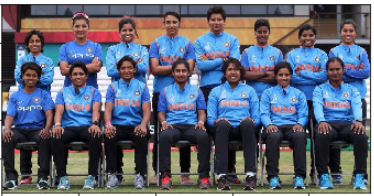
#> input picture face detection using opencv/data/group.png, 374 x 196 px, found by its file name
$ jupyter execute --allow-errors 'Face Detection Using opencv.ipynb'   (shell and % lines are left out)
#> lines starting #> are read from the running program, lines starting #| are printed output that depends on the picture
[cell 1]
import numpy as np
import cv2
import matplotlib.pyplot as plt

[cell 2]
img_raw = cv2.imread('C:/Users/User/Desktop/mandrill_colour.png')

[cell 3]
type(img_raw)

#> (a cell that did not finish here is left out)

#> (a cell that did not finish here is left out)

#> (a cell that did not finish here is left out)

# Create a black image which will act as a template.

[cell 7]
# Drawing Image

image_blank = np.zeros(shape=(512,512,3),dtype=np.int16)

[cell 8]
plt.imshow(image_blank)

# Straight Line

[cell 9]
# Draw a diagonal red line with thickness of 5 px
line_red = cv2.line(image_blank,(0,0),(511,511),(255,0,0),5)
plt.imshow(line_red)
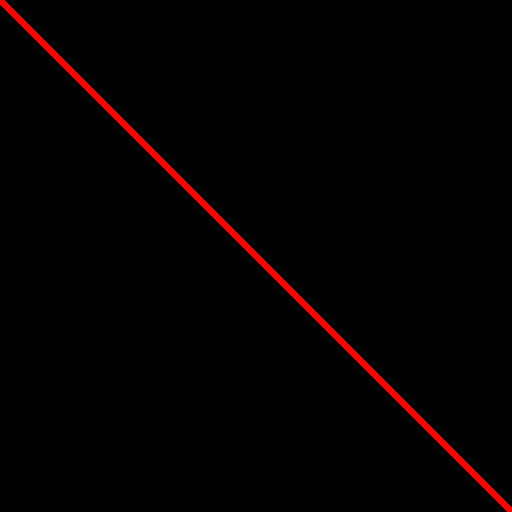
#> shown: shape (512, 512, 3); mean R, G, B 4.5, 0, 0

[cell 10]
# Draw a diagonal green line with thickness of 5 px
line_green = cv2.line(image_blank,(0,0),(511,511),(0,255,0),5)
plt.imshow(line_green)
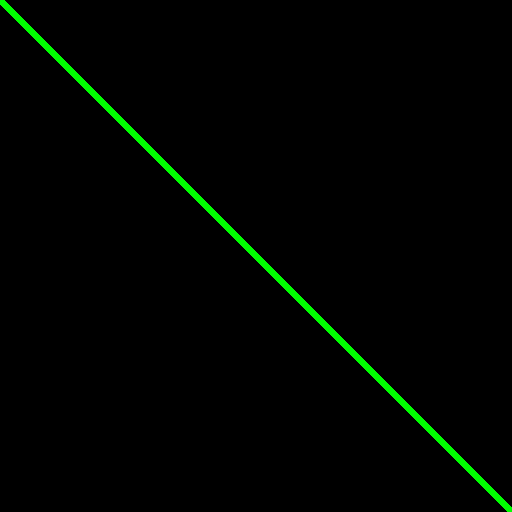
#> shown: shape (512, 512, 3); mean R, G, B 0, 4.5, 0

# Rectangle

[cell 11]
#Draw a blue rectangle with a thickness of 5 px

rectangle= cv2.rectangle(image_blank,(384,0),(510,128),(0,0,255),5)
plt.imshow(rectangle)
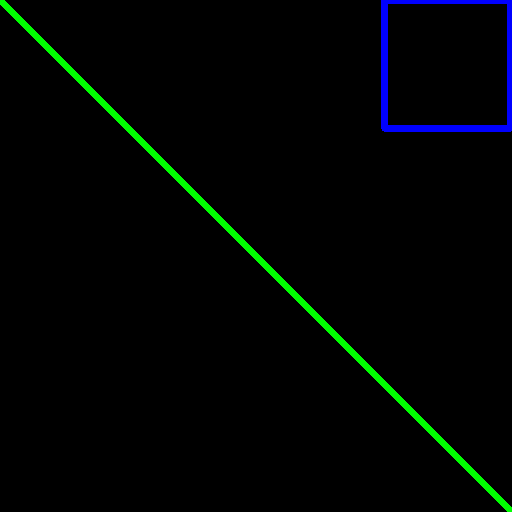
#> shown: shape (512, 512, 3); mean R, G, B 0, 4.5, 2.8

[cell 12]
img = cv2.circle(image_blank,(447,63), 63, (0,0,255), -1) # -1 corresponds to a filled circle
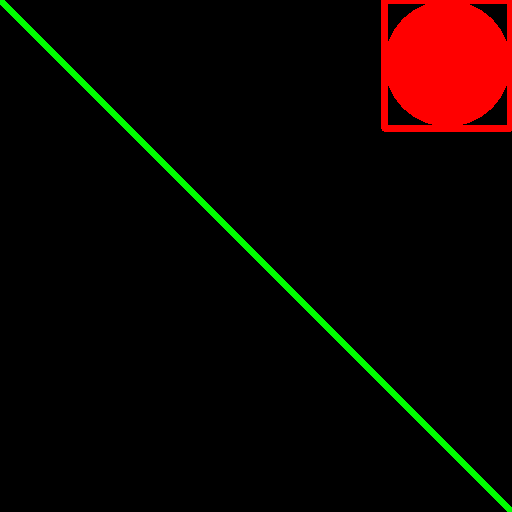
#> img: shape (512, 512, 3) int16; mean of channels 0, 1, 2 0, 4.5, 14.6; drawn as B, G, R
plt.imshow(img)
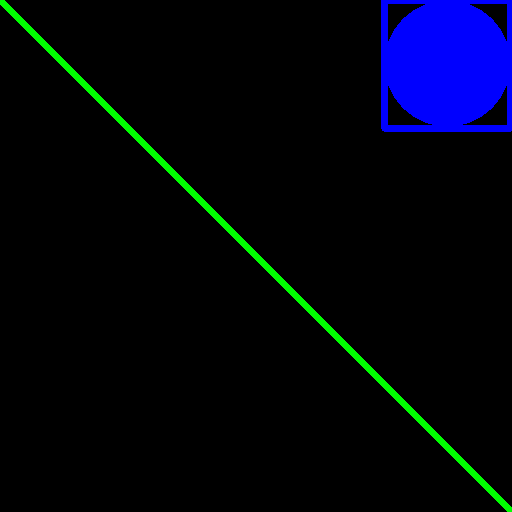
#> shown: shape (512, 512, 3); mean R, G, B 0, 4.5, 14.6

# writing on image

[cell 13]
font = cv2.FONT_HERSHEY_SIMPLEX
text = cv2.putText(img,'OpenCV',(10,500), font, 4,(255,255,255),2,cv2.LINE_AA)
plt.imshow(text)
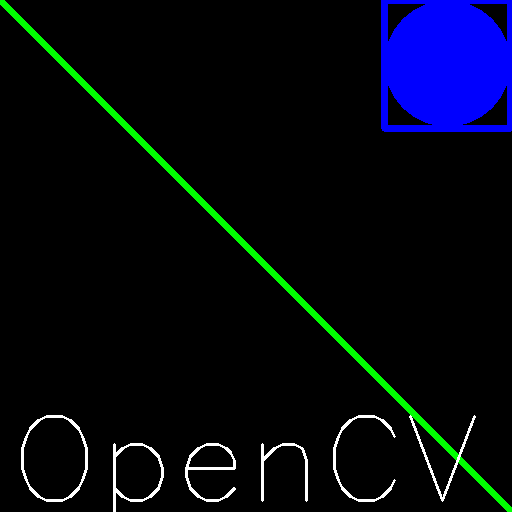
#> shown: shape (512, 512, 3); mean R, G, B 3.3, 7.7, 17.9

# 4.Face Detection

[cell 14]
#Loading the image to be tested
test_image = cv2.imread('C:/Users/User/Desktop/23_s00udx.jpg')

#Converting to grayscale
#> (the rest of this cell did not finish here and is left out)

[cell 15]
def convertToRGB(image):
    return cv2.cvtColor(image, cv2.COLOR_BGR2RGB)

#> (a cell that did not finish here is left out)

#> (a cell that did not finish here is left out)

#> (a cell that did not finish here is left out)

#> (a cell that did not finish here is left out)

# Face Detection with generalized function

[cell 20]
def detect_faces(cascade, test_image, scaleFactor = 1.1):
    # create a copy of the image to prevent any changes to the original one.
    image_copy = test_image.copy()

    #convert the test image to gray scale as opencv face detector expects gray images
    gray_image = cv2.cvtColor(image_copy, cv2.COLOR_BGR2GRAY)

    # Applying the haar classifier to detect faces
    faces_rect = cascade.detectMultiScale(gray_image, scaleFactor=scaleFactor, minNeighbors=5)

    for (x, y, w, h) in faces_rect:
        cv2.rectangle(image_copy, (x, y), (x+w, y+h), (0, 255, 0), 15)

    return image_copy

[cell 21]
#loading image
test_image2 = cv2.imread(r'C:\Users\User\Desktop\26_aqjfqi.jpg')

  # Converting to grayscale
#> (the rest of this cell did not finish here and is left out)

#> (a cell that did not finish here is left out)

# detectMultiscale

[cell 23]
#loading image
test_image2 = cv2.imread('C:/Users/User/Music/Face-Detection-in-Python-using-OpenCV-master/data/group.png')
#> test_image2 is the input picture: shape (196, 374, 3); mean B, G, R 118.1, 102.5, 96.4

#call the function to detect faces
#> (the rest of this cell did not finish here and is left out)
